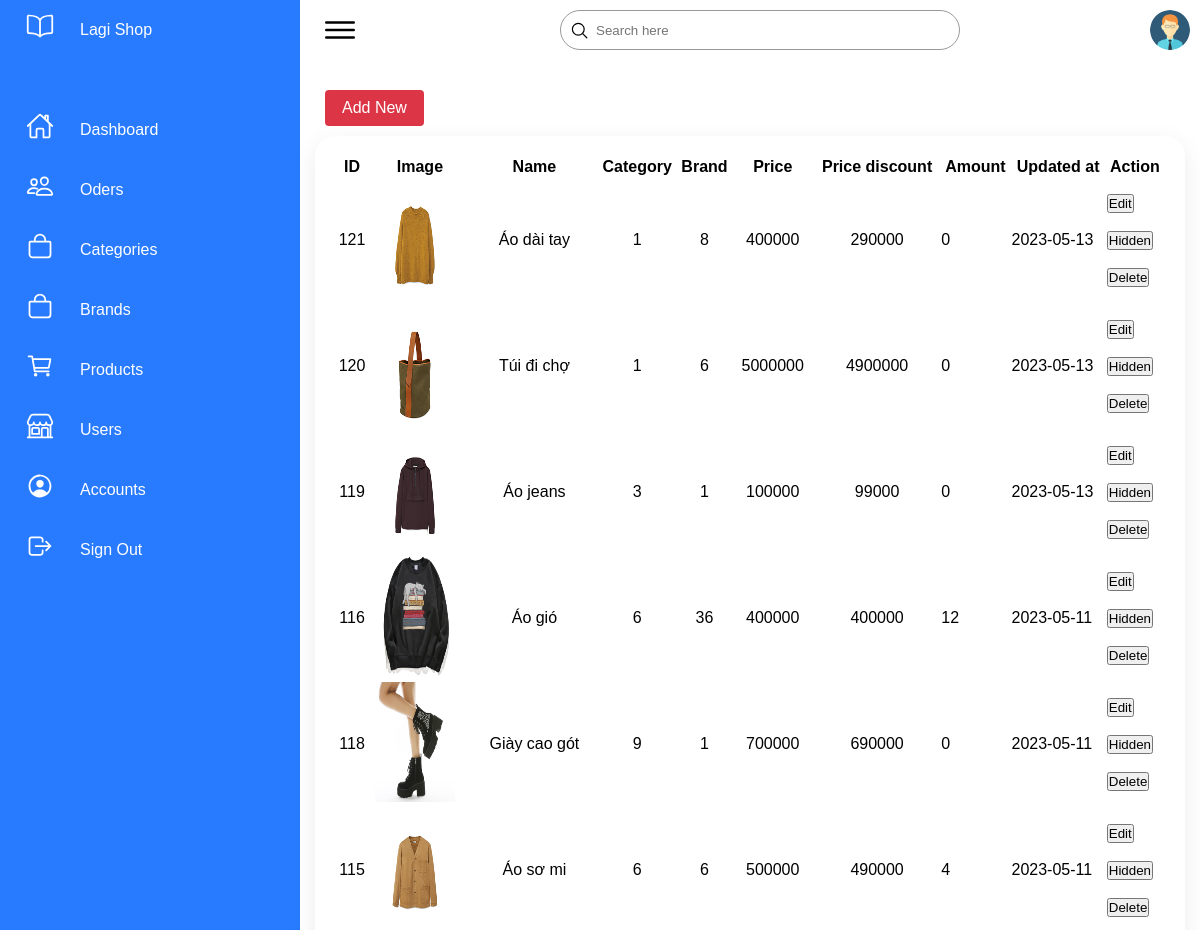
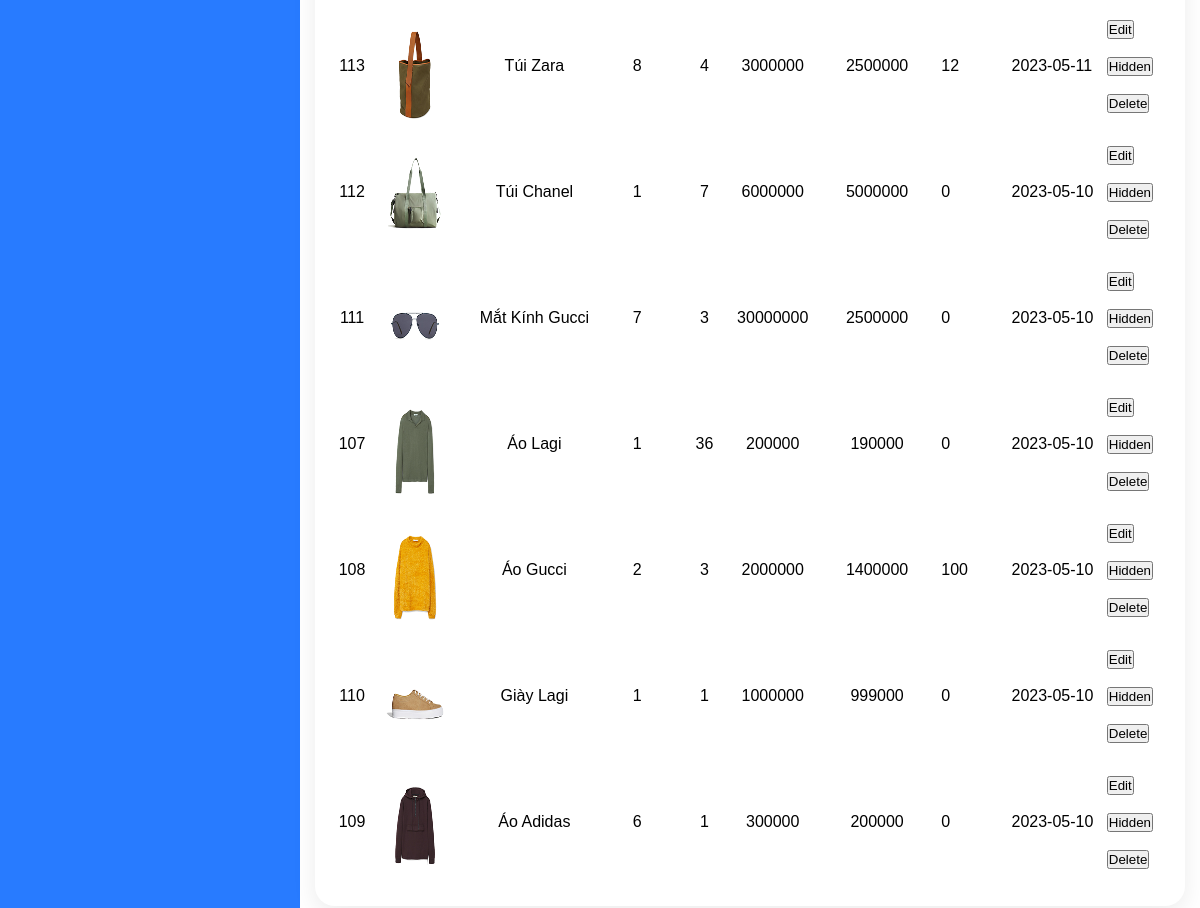
The app's page /admin/products.php (signed in) with its own data (2 pictures, top to bottom).
### tables this page shows
CREATE TABLE `product` (
  `productId` int(100) NOT NULL,
  `productName` tinytext NOT NULL,
  `catId` int(110) NOT NULL,
  `brandId` int(110) NOT NULL,
  `product_desc` text NOT NULL,
  `price` bigint(255) NOT NULL,
  `price_discount` bigint(255) NOT NULL,
  `image` varchar(255) NOT NULL,
  `amount` int(11) NOT NULL,
  `created_at` timestamp NOT NULL DEFAULT current_timestamp() ON UPDATE current_timestamp(),
  `hidden` tinyint(1) NOT NULL DEFAULT 0
);

### admin/products.php (the view, shortened to what this page needs)
<!DOCTYPE html>
<html lang="en">
<head>
    <link rel="stylesheet" href="../css/doan.css">
    <link rel="stylesheet" href="../css/new_products.css">
</head>
<body>
    <div class="container">
        <div class="navigation">
            <ul>
                <li>
                    <a href="dashboard.php">
                        <span class="icon"><ion-icon name="book-outline"></ion-icon></span>
                        <span class="title">Lagi Shop</span>
                    </a>
                </li>
                <li>
                    <a href="dashboard.php">
                        <span class="icon"><ion-icon name="home-outline"></ion-icon></span>
                        <span class="title">Dashboard</span>
                    </a>
                </li>
                <li>
                    <a href="xulydonhang.php">
                        <span class="icon"><ion-icon name="people-outline"></ion-icon></span>
                        <span class="title">Oders</span>
                    </a>
                </li>
                <li>
                    <a href="xulydanhmuc.php">
                        <span class="icon"><ion-icon name="bag-outline"></ion-icon></span>
                        <span class="title">Categories</span>
                    </a>
                </li>
                <li>
                    <a href="xulybrand.php">
                        <span class="icon"><ion-icon name="bag-outline"></ion-icon></span>
                        <span class="title">Brands</span>
                    </a>
                </li>
                <li>
                    <a href="products.php">
                        <span class="icon"><ion-icon name="cart-outline"></ion-icon></span>
                        <span class="title">Products</span>
                    </a>
                </li>
                <li>
                    <a href="xulykhachhang.php">
                        <span class="icon"><ion-icon name="storefront-outline"></ion-icon></span>
                        <span class="title">Users</span>
                    </a>
                </li>
                <li>
                    <a href="account.php">
                        <span class="icon"><ion-icon name="person-circle-outline"></ion-icon></span>
                        <span class="title">Accounts</span>
                    </a>
                </li>
                <li>
                    <a href="?dangxuat=1">
                        <span class="icon"><ion-icon name="log-out-outline"></ion-icon></span>
                        <span class="title">Sign Out</span>
                    </a>
                </li>
            </ul>
        </div>
        <div class="main">
            <div class="topbar">
                <div class="toggle">
                    <ion-icon name="menu-outline"></ion-icon>
                </div>
                <div class="search">
                    <label>
                        <input type="text" placeholder="Search here">
                        <ion-icon name="search-outline"></ion-icon>
                    </label>
                </div>
                <div class="user">
                    <img src="../img/user.png" alt="">
                </div>
            </div>
            <div class="content">
                <div class="cards-1">
                    <div class="mb-10">
                        <a href="create.php" class="btn btn-danger mr-2">
                            <span>Add New</span>
                        </a>
                    </div>
                    <div class="content-2">
                        <div class="recent-payments">
                            <table>
                                <thead>
                                    <tr>
                                        <th>ID</th>
                                        <th>Image</th>
                                        <th>Name</th>
                                        <th>Category</th>
                                        <th>Brand</th>
                                        <th>Price</th>
                                        <th>Price discount</th>
                                        <th>Amount</th>
                                        <th>Updated at</th>
                                        <th>Action</th>
                                    </tr>
                                </thead>
                                <tbody>
                                    <?php
                                    $servername = "localhost";
                                    $username = "root";
                                    $password = "";
                                    $dbname = "lagi.shop";
                                    $conn = mysqli_connect($servername, $username, $password, $dbname);
                                    $sql = "SELECT * FROM `product` ORDER BY `product`.`created_at` DESC";
                                    $result = mysqli_query($conn, $sql);
                                    if (mysqli_num_rows($result) > 0) {
                                        while ($row = mysqli_fetch_assoc($result)) {
                                            echo "<tr>";
                                            echo "<td>" . $row["productId"] . "</td>";
                                            echo "<td><img class='profile-1' src='" . $row["image"] . "' alt=''></td>";
                                            echo "<td>" . $row["productName"] . "</td>";
                                            echo "<td>" . $row["catId"] . "</td>";
                                            echo "<td>" . $row["brandId"] . "</td>";
                                            echo "<td>" . $row["price"] . "</td>";
                                            echo "<td>" . $row["price_discount"] . "</td>";
                                            echo "<td>" . $row["amount"] . "</td>";
                                            echo "<td>" . date('Y-m-d', strtotime($row["created_at"])) . "</td>";
                                            echo "<td>";
                                            echo "<form method='POST' action='editproduct.php'>";
                                            echo "<input type='submit' name='edit_cart_item' value='Edit'>";
                                            echo "</form></br>";
                                            if ($row["hidden"] == 0) {
                                                echo "<form method='POST'>";
                                                echo "<input type='submit' name='hidden_cart_item' value='Hidden'>";
                                                echo "</form></br>";
                                            } else {
                                                echo "<form method='POST'>";
                                                echo "<input type='hidden' name='product_id' value='" . $row["productId"] . "'>";
                                                echo "<input type='submit' name='visible_cart_item' value='Visible'>";
                                                echo "</form></br>";
                                            }
                                            echo "<form method='POST'>";
                                            echo "<input type='submit' name='delete_cart_item' value='Delete'>";
                                            echo "</form>";
                                            echo "</td>";
                                            echo "</tr>";
                                        }
                                    } else {
                                        echo "<tr><td colspan='10'>No products found</td></tr>";
                                    }
                                    ?>
                                </tbody>
                            </table>
                        </div>
                    </div>
                </div>
            </div>
</body>
</html>

### css/doan.css (style rules this page uses)
* { margin: 0px; padding: 0px; box-sizing: border-box; font-family: sans-serif; }
:root { --blue:#287bff; --white:#fff; --grey:#f5f5f5; --black1:#222; --black2:#999; }
body { min-height: 100vh; overflow-x: hidden; }
.container { position: relative; width: 100%; }
.navigation { position: fixed; width: 300px; height: 100%; background:var(--blue); border-left: 10px solid var(--blue); transition: 0.5s; overflow: hidden; }
.navigation ul { position: absolute; top: 0; left: 0; width: 100%; padding-left: 0; }
.navigation ul li { position: relative; width: 100%; list-style: none; border-top-left-radius: 30px; border-bottom-left-radius: 30px; }
.navigation ul li:nth-child(1) { margin-bottom: 40px; pointer-events: none; }
.navigation ul li a { position: relative; display: block; width: 100%; display: flex; text-decoration: none; color: var(--white); }
.navigation ul li a .icon { position: relative; display: block; min-width: 60px; height: 60px; line-height: 70px; text-align: center; }
.navigation ul li a .icon ion-icon { font-size: 1.75em; }
.navigation ul li a .title { position: relative; display: block; padding: 0 10px; height: 60px; line-height: 60px; text-align: start; white-space: nowrap; }
.main { position: absolute; width: calc(100% - 300px); left: 300px; min-height: 100vh; background: var(--white); transition: 0.5s; }
.topbar { width: 100%; height: 60px; display: flex; justify-content: space-between; align-items: center; padding: 0 10px; }
.toggle { position: relative; top: 0; width: 60px; height: 60px; display: flex; justify-content: center; align-items: center; font-size: 2.5em; cursor: pointer; }
.search { position: relative; width: 400px; margin: 0 10px; }
.search label { position: relative; width: 100%; }
.search label input { width: 100%; height: 40px; border-radius: 40px; padding: 5px 20px; outline: none; padding-left: 35px; border: 1px solid var(--black2); }
.search label ion-icon { position: absolute; top:0px; left: 10px; font-size: 1.2em; }
.user { position:relative; width:40px; height: 40px; border-radius: 50%; overflow: hidden; cursor: pointer; }
.user img { position: absolute; top: 0; left:0; width: 100%; height: 100%; object-fit: cover; }
.btn { position: relative; padding: 5px 10px; background: var(--blue); text-decoration: none; color: var(--white); border-radius: 6px; }

### css/new_products.css (style rules this page uses)
.recent-payments { position: relative; display: grid; min-height: 500px; background: var(--white); padding: 20px; box-shadow: 0 7px 25px rgba(0, 0, 0, 0.08); border-radius: 20px; }
.content .recent-payments table tr td:nth-child(1) { text-align: center; }
.content .recent-payments table tr td:nth-child(2) { text-align: center; }
.content .recent-payments table tr td:nth-child(3) { text-align: center; }
.content .recent-payments table tr td:nth-child(4) { text-align: center; }
.content .recent-payments table tr td:nth-child(5) { text-align: center; }
.content .recent-payments table tr td:nth-child(6) { text-align: center; }
.content .recent-payments table tr td:nth-child(7) { text-align: center; }
.container .content .cards-1 { padding: 20px 15px; }
img.profile-1 { width: 90px; height: 120px; padding: 0 10px 0 0; align-items: center; justify-content: center; }

### admin/products.php (style rules this page uses)
.btn { margin: 10px; display: inline-block; font-weight: 400; color: #fff; text-align: center; vertical-align: middle; user-select: none; background-color: #dc3545; border-color: #dc3545; padding: .375rem .75rem; font-size: 1rem; line-height: 1.5; border-radius: .25rem; transition: color .15s ease-in-out, background-color .15s ease-in-out, border-color .15s ease-in-out, box-shadow .15s ease-in-out; }
.btn span { display: inline-block; margin-left: 5px; margin-right: 5px; }

### records on screen
product: productId "121", image (picture), productName "Áo dài tay", catId "1", brandId "8", price "400000", price_discount "290000", amount "0", created_at "2023-05-13"
product: productId "120", image (picture), productName "Túi đi chợ", catId "1", brandId "6", price "5000000", price_discount "4900000", amount "0", created_at "2023-05-13"
product: productId "119", image (picture), productName "Áo jeans", catId "3", brandId "1", price "100000", price_discount "99000", amount "0", created_at "2023-05-13"
product: productId "116", image (picture), productName "Áo gió", catId "6", brandId "36", price "400000", price_discount "400000", amount "12", created_at "2023-05-11"
product: productId "118", image (picture), productName "Giày cao gót", catId "9", brandId "1", price "700000", price_discount "690000", amount "0", created_at "2023-05-11"
product: productId "115", image (picture), productName "Áo sơ mi", catId "6", brandId "6", price "500000", price_discount "490000", amount "4", created_at "2023-05-11"
product: productId "113", image (picture), productName "Túi Zara", catId "8", brandId "4", price "3000000", price_discount "2500000", amount "12", created_at "2023-05-11"
product: productId "112", image (picture), productName "Túi Chanel", catId "1", brandId "7", price "6000000", price_discount "5000000", amount "0", created_at "2023-05-10"
product: productId "111", image (picture), productName "Mắt Kính Gucci", catId "7", brandId "3", price "30000000", price_discount "2500000", amount "0", created_at "2023-05-10"
product: productId "107", image (picture), productName "Áo Lagi", catId "1", brandId "36", price "200000", price_discount "190000", amount "0", created_at "2023-05-10"
product: productId "108", image (picture), productName "Áo Gucci", catId "2", brandId "3", price "2000000", price_discount "1400000", amount "100", created_at "2023-05-10"
product: productId "110", image (picture), productName "Giày Lagi", catId "1", brandId "1", price "1000000", price_discount "999000", amount "0", created_at "2023-05-10"
product: productId "109", image (picture), productName "Áo Adidas", catId "6", brandId "1", price "300000", price_discount "200000", amount "0", created_at "2023-05-10"
